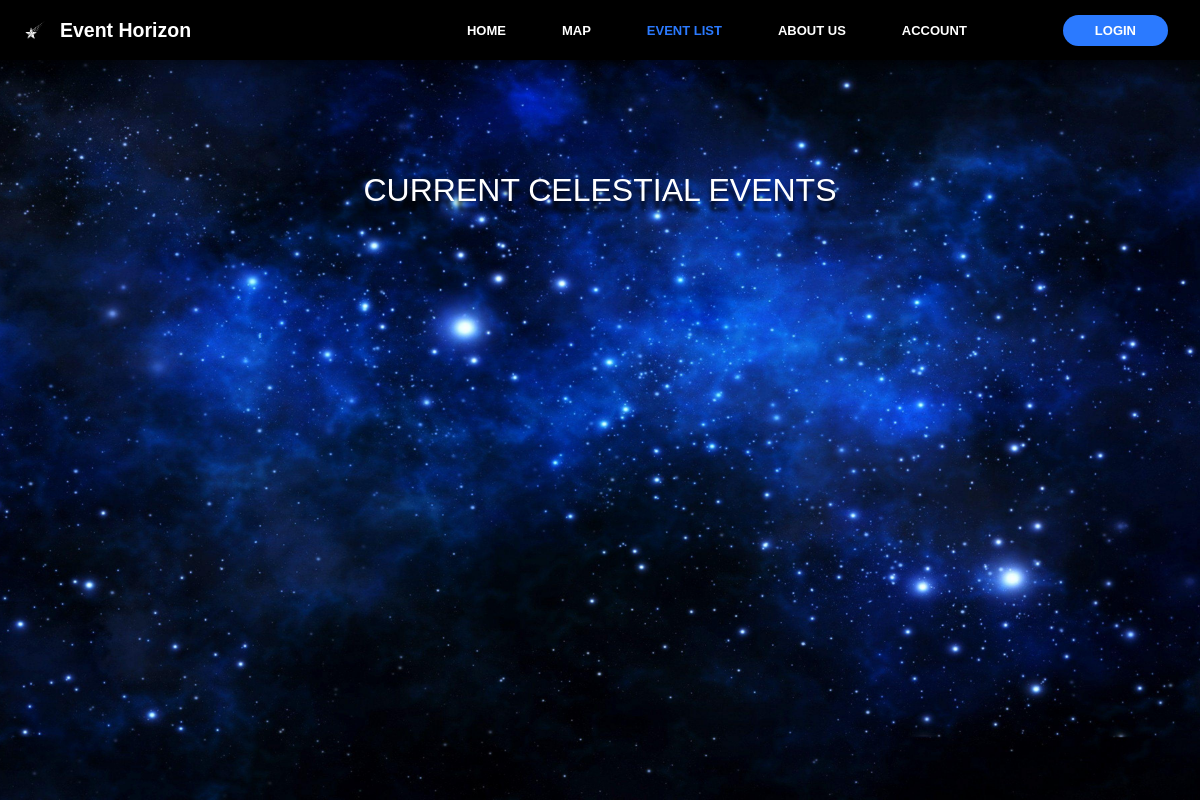
The page /list/ on the database as committed earlier.
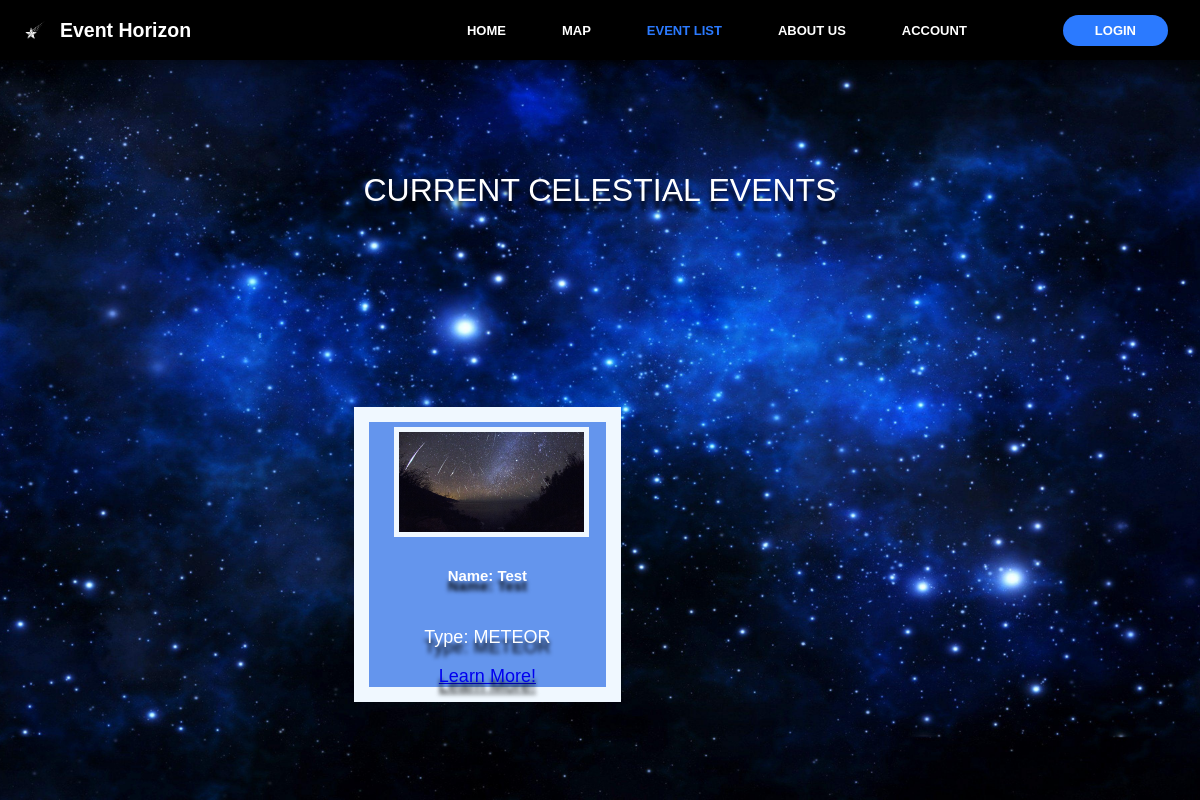
The same page on the database as committed later.
### stars_app/models.py (models this page shows, shortened)
class CelestialEvent(models.Model):
    EVENT_TYPES = [
        ('METEOR', 'Meteor Shower'),
        ('ECLIPSE', 'Eclipse'),
        ('PLANET', 'Planetary Event'),
        ('AURORA', 'Aurora'),
        ('OTHER', 'Other'),
        ('COMET', 'Comet'),
    ]
    name = models.CharField(max_length=200)
    event_type = models.CharField(max_length=10, choices=EVENT_TYPES)
    start_time = models.DateTimeField()
    end_time = models.DateTimeField()
    description = models.TextField()
    viewing_radius = models.FloatField(help_text="Optimal viewing radius in km")
    location = models.ForeignKey(ViewingLocation, on_delete=models.CASCADE)

### stars_app/views.py (the view)
# urls.py: path('list/', views.event_list, name='event_list'),
def event_list(request):
    event_list = CelestialEvent.objects.all()
    return render(request, 'stars_app/list.html', {'events':event_list})

### stars_app/templates/stars_app/list.html
{% extends "stars_app/base.html" %}
{% block body_class %}list-page{% endblock %}
{% block content %}
    <div class="list-container">
        <div class="list-header">
            <p>CURRENT CELESTIAL EVENTS</p>
        </div>
        <div class="list-group">
            <ul>
                {% for event in events %}
                    <li class="list-item">
                        {% if event.event_type == "COMET" %}
                            <img src='/static/images/comet-pic.jpg' class="list-icon" width="100" height="100"></img>
                        {% elif event.event_type == "ECLIPSE" %}
                            <img src='/static/images/eclipse_icon.jpg' class="list-icon" width="100" height="100"></img>
                        {% elif event.event_type == "METEOR" %}
                            <img src='/static/images/meteor-icon.jpg' class="list-icon" width="100" height="100"></img>
                        {% elif event.event_type == "PLANET" %}
                            <img src='/static/images/planet-icon.jpg' class="list-icon" width="100" height="100"></img>
                        {% elif event.event_type == "AURORA" %}
                            <img src='/static/images/aurora-icon.jpg' class="list-icon" width="100" height="100"></img>
                        {% endif %}
                        <h5 >Name: {{ event.name }}</h5>
                        <p >Type: {{ event.event_type }}</p>
                        <a href="{% url 'details' event.id %}" class="btn btn-primary ">Learn More!</a>
                    </li>
                {% endfor %}
            </ul>
        </div>
    </div>
{% endblock %}

### stars_app/templates/stars_app/base.html (shortened to what this page needs)
{% load static %}
{% load bootstrap5 %}
<!DOCTYPE html>
<html lang="en">
<head>
    <link rel="stylesheet" href="{% static 'css/styles.css' %}" type="text/css">
</head>
<body>
    <nav class="navbar">
        <div class="logo">
            <img src="/static/images/star_logo_transparent.png" alt="Shooting Stars Logo" class="logo-img">
            <h2>Event Horizon</h2>
        </div>
        <div class="nav-container">
            <ul class="nav-links" id="nav-links">
                <li><a class="nav-link" href="{% url 'home' %}">HOME</a></li>
                <li><a class="nav-link" href="{% url 'map' %}">MAP</a></li>
                <li><a class="nav-link" href="{% url 'event_list' %}">EVENT LIST</a></li>
                <li><a class="nav-link" href="#">ABOUT US</a></li>
                <li><a class="nav-link" href="#">ACCOUNT</a></li>
            </ul>
            <div class="hamburger-auth-group">
                <ul class="auth-links" id="auth-links">
                    {% if user.is_authenticated %}
                        <li><a class="auth-link" href="{% url 'logout' %}">LOGOUT</a></li>
                    {% else %}
                        <li><a class="auth-link" href="{% url 'login' %}">LOGIN</a></li>
                    {% endif %}
                </ul>
            </div>
        </div>
    </nav>
    <div class="content {% block body_class %}{% endblock %}">
        {% block content %}
        {% endblock %}
    </div>
</body>
</html>

### static/css/styles.css (style rules this page uses)
html { height: 100%; overflow: hidden; }
body { font-family: Tahoma, sans-serif; margin: 0; padding: 0; box-sizing: border-box; }
.navbar { position: fixed; display: flex; justify-content: space-between; align-items: center; height: 40px; padding: 10px 20px; top: 0; width: 100%; box-shadow: 0 0 20px rgba(0,0,0,1); background-color: black; color: #fff; font-weight: bold; font-size: small; text-decoration: none; }
.navbar .logo { display: flex; align-items: center; }
.navbar .logo .logo-img { height: 50px; width: auto; margin-right: 0; margin-left: -10px; }
.navbar .logo h2 { color: white; margin: 0; }
.nav-container { display: flex; align-items: center; margin-right: 20px; }
.nav-links, .auth-links { display: flex; list-style-type: none; }
.nav-links li { margin-right: 3.5rem; }
.nav-links li a , .auth-links li a { color: white; text-decoration: none; }
.auth-links li { margin-right: 2rem; background-color: #2b7aff; color: #fff; padding: 0.5rem 2rem; border-radius: 20px; text-decoration: none; }
.navbar ul li a.active { color: #2b7aff; }
.content { margin-left: 20px; margin-right: 20px; margin-top: 80px; }
.list-page { display: flex; margin: 0; height: 100vh; justify-content: center; background-image: url('/static/images/list_bkg.jpg'); background-size: cover; background-position: center; background-repeat: no-repeat; }
.list-container { padding: 40px; width: auto; }
.list-header { display: flex; font-size: xx-large; font-family: Arial, sans-serif; padding: 100px; text-shadow: 0 10px 4px black; text-decoration: none; text-align: center; color: white; }
.list-item { font-size: large; font-family: Arial, sans-serif; list-style-type: none; text-shadow: 0 10px 4px black; text-align: center; color: white; display: inline-grid; margin-left: 50px; margin-right: 50px; margin-top: 50px; padding-left: 25px; padding-right: 25px; border: 15px solid aliceblue; background: cornflowerblue; background-position: center; background-size:cover; }
.list-icon { margin: 5px; border: 5px solid aliceblue; object-fit: cover; display: block; margin-left: auto; margin-right: auto; width: 99%; }

Rows that differ between the two databases and show on the page:
added CelestialEvent: name "Test", event_type "METEOR"
